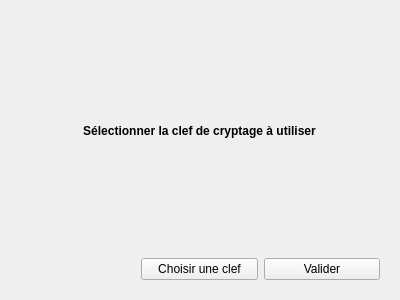
<?xml version="1.0" encoding="UTF-8"?>
<ui version="4.0">
 <class>Gestion_cryptage</class>
 <widget class="QWidget" name="Gestion_cryptage">
  <property name="geometry">
   <rect>
    <x>0</x>
    <y>0</y>
    <width>400</width>
    <height>300</height>
   </rect>
  </property>
  <property name="windowTitle">
   <string>Form</string>
  </property>
  <widget class="QWidget" name="verticalLayoutWidget">
   <property name="geometry">
    <rect>
     <x>19</x>
     <y>9</y>
     <width>361</width>
     <height>271</height>
    </rect>
   </property>
   <layout class="QVBoxLayout" name="global">
    <item>
     <widget class="QLabel" name="label">
      <property name="font">
       <font>
        <weight>75</weight>
        <bold>true</bold>
       </font>
      </property>
      <property name="text">
       <string>Sélectionner la clef de cryptage à utiliser</string>
      </property>
      <property name="alignment">
       <set>Qt::AlignCenter</set>
      </property>
     </widget>
    </item>
    <item>
     <layout class="QHBoxLayout" name="horizontalLayout">
      <item>
       <widget class="QLabel" name="label_2">
        <property name="text">
         <string/>
        </property>
       </widget>
      </item>
      <item>
       <widget class="QPushButton" name="bouton_choisir_clef">
        <property name="text">
         <string>Choisir une clef</string>
        </property>
       </widget>
      </item>
      <item>
       <widget class="QPushButton" name="bouton_valider">
        <property name="text">
         <string>Valider</string>
        </property>
       </widget>
      </item>
     </layout>
    </item>
   </layout>
  </widget>
 </widget>
 <resources/>
 <connections/>
</ui>
